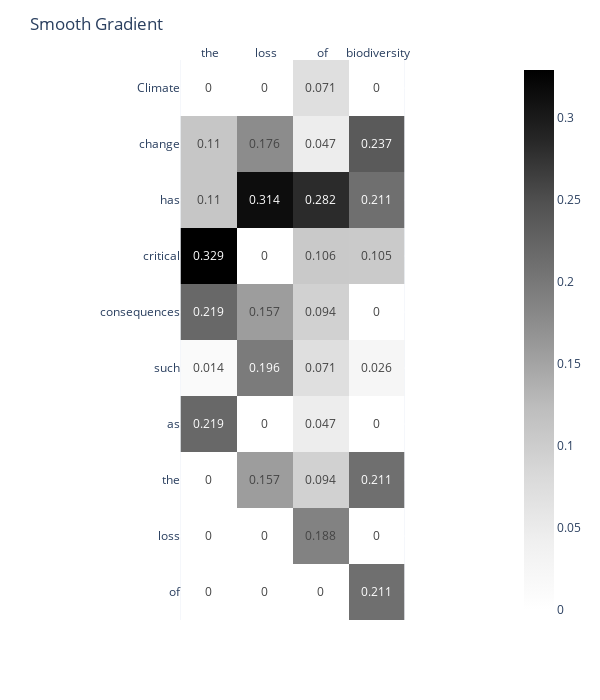

The notebook cell this image was saved under:
### Code cell
fig = generate_heat_map_from_grad_matrix(grad_matrix_list[2].T, tokenizer, sample_text, result, h=700)

fig.update_layout(title_text="Smooth Gradient")
fig.show()

### Figure 1 — Plotly figure (JSON) as saved in the notebook; plotly's stock layout.template omitted (floating-point values rounded to 4 significant figures)
{"data": [{"coloraxis": "coloraxis", "hovertemplate": "x: %{x}<br>y: %{y}<br>color: %{z}<extra></extra>", "name": "0", "texttemplate": "%{z}", "type": "heatmap", "x": [" the", " loss", " of", " biodiversity"], "xaxis": "x", "y": ["Climate", " change", " has", " critical", " consequences", " such", " as", " the", " loss", " of"], "yaxis": "y", "z": [[0, 0, 0.071, 0], [0.11, 0.176, 0.047, 0.237], [0.11, 0.314, 0.282, 0.211], [0.329, 0, 0.106, 0.105], [0.219, 0.157, 0.094, 0], [0.014, 0.196, 0.071, 0.026], [0.219, 0, 0.047, 0], [0, 0.157, 0.094, 0.211], [0, 0, 0.188, 0], [0, 0, 0, 0.211]]}], "layout": {"coloraxis": {"colorscale": [[0, "rgb(255,255,255)"], [0.125, "rgb(240,240,240)"], [0.25, "rgb(217,217,217)"], [0.375, "rgb(189,189,189)"], [0.5, "rgb(150,150,150)"], [0.625, "rgb(115,115,115)"], [0.75, "rgb(82,82,82)"], [0.875, "rgb(37,37,37)"], [1, "rgb(0,0,0)"]]}, "height": 700, "margin": {"t": 60}, "title": {"text": "Smooth Gradient"}, "width": 600, "xaxis": {"anchor": "y", "constrain": "domain", "domain": [0, 1], "scaleanchor": "y", "side": "top", "tickfont": {"size": 12}}, "yaxis": {"anchor": "x", "autorange": "reversed", "constrain": "domain", "domain": [0, 1], "tickfont": {"size": 12}}}}
